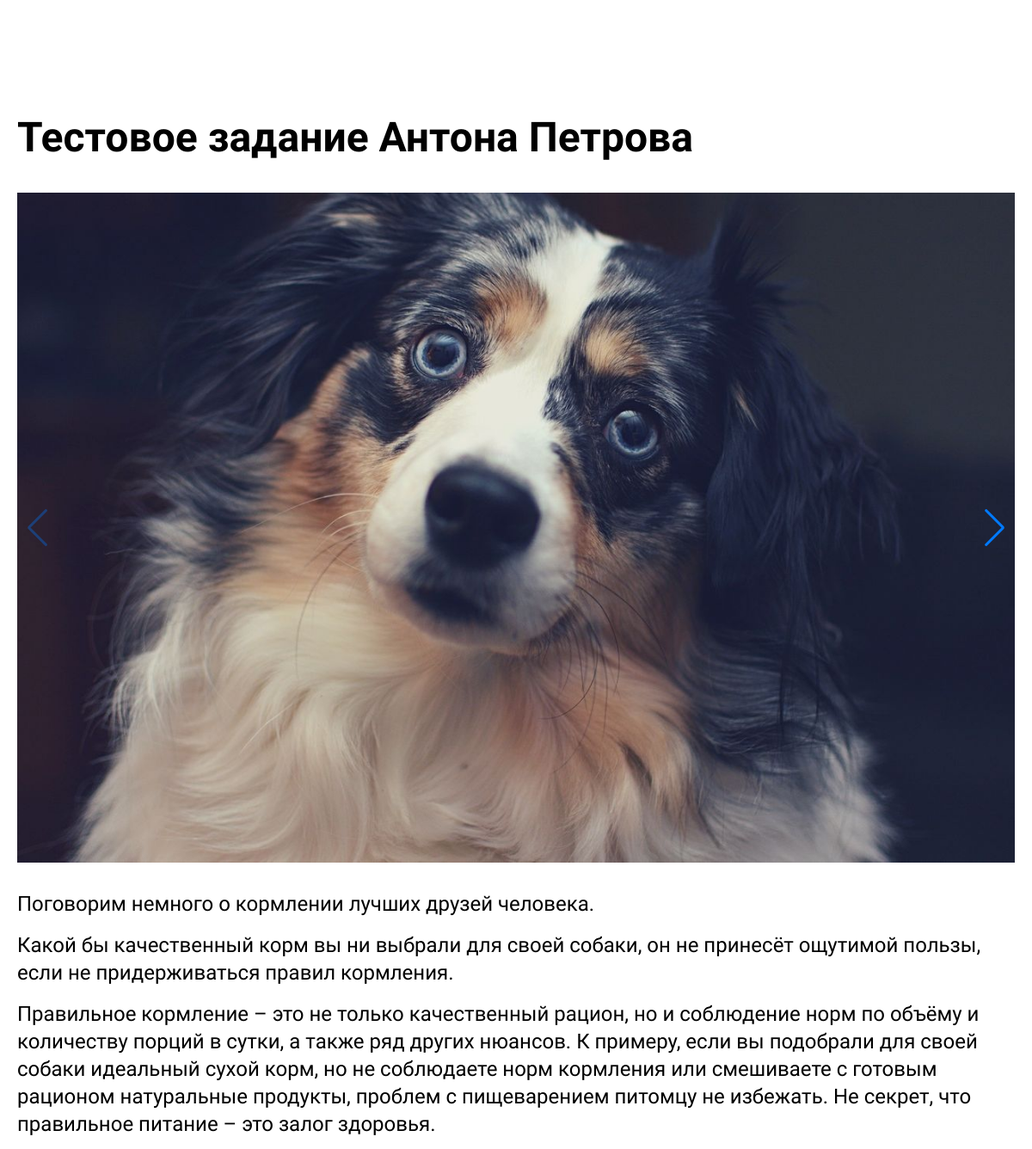
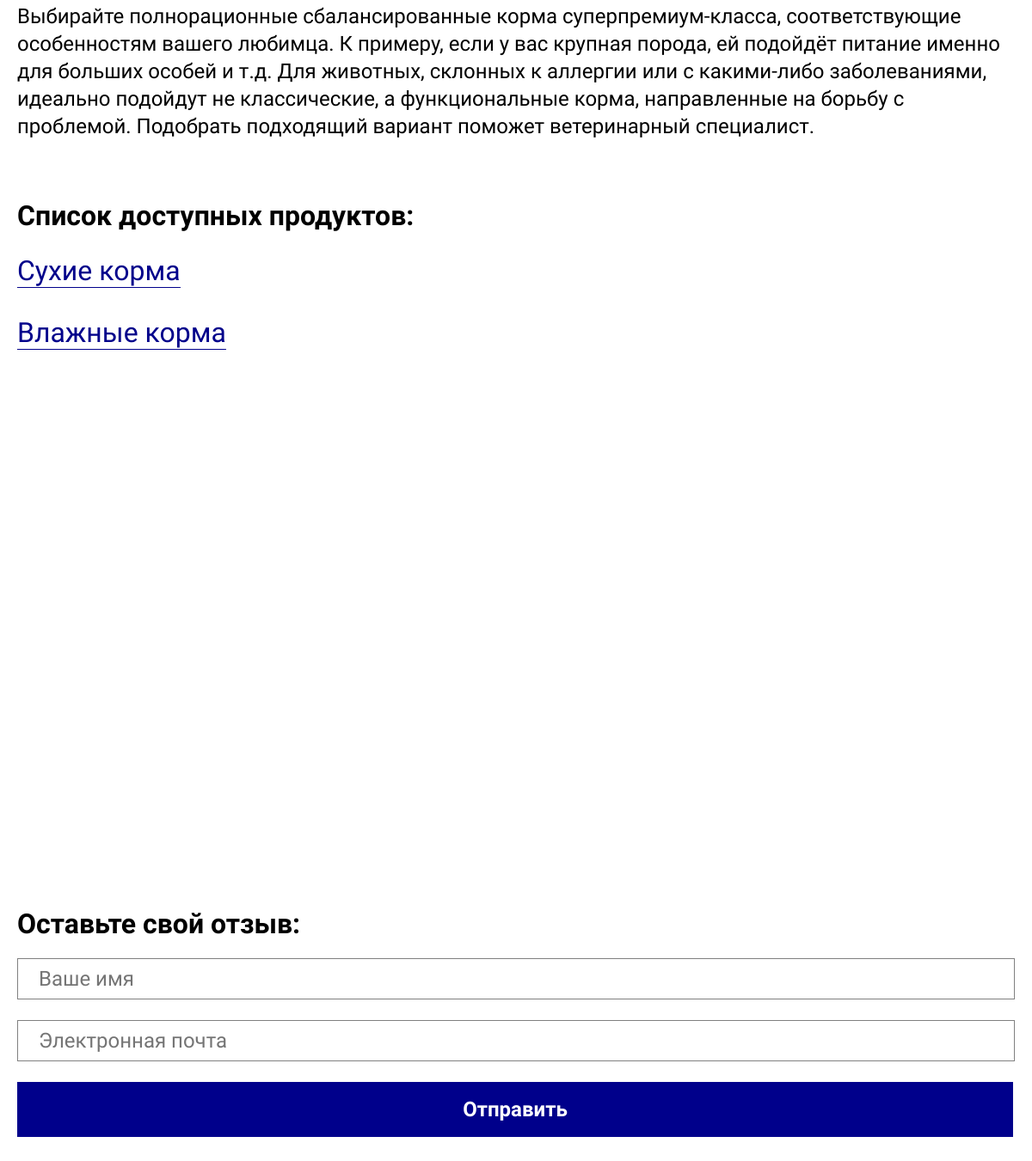
The page / on the database its author committed (2 pictures, top to bottom).
### working_app/models.py (models this page shows, shortened)
class HomePage(models.Model):
    title = models.CharField(
        'Заголовок', max_length=255, help_text='Обязательное поле'
    )
    keywords = models.CharField(
        'Ключевые слова', max_length=255, blank=True
    )
    description = models.TextField(
        'Описание', blank=True
    )
    slide_photo_heading_text = models.CharField(
        'Заголовок над слайдером', max_length=255, blank=True
    )
    slide_photo_bottom_text = models.TextField(
        'Текст под слайдером', blank=True
    )
    product_heading_text = models.CharField(
        'Заголовок продуктов', max_length=255, blank=True
    )
    map_latitude = models.DecimalField(
        'Широта', max_digits=5, decimal_places=2
    )
    map_longitude = models.DecimalField(
        'Долгота', max_digits=5, decimal_places=2
    )
    feedback_form_title = models.CharField(
        'Заголовок формы фидбека', max_length=255, blank=True
    )
    class Meta:
        verbose_name = "данные"
        verbose_name_plural = "Главная страница"

class HomePageImage(models.Model):
    homepage = models.ForeignKey(
        HomePage, on_delete=models.CASCADE, blank=True, verbose_name='Картинка для слайдера',
        related_name='homepage_image'
    )
    image = ResizedImageField(
        'Фото для слайдера', size=[1280, 860], crop=['middle', 'center'],
        quality=80,
        upload_to='images/', validators=[FileExtensionValidator(['jpg', 'jpeg'])],
        help_text='Допускаются только изображения в формате .jpg, .jpeg'
    )
    @cached_property  # иначе картинка при изменении будет отображаться старая
    def display_image(self):
        return format_html('<img src="{img}" width="300">', img=self.image.url)
    display_image.short_description = 'Предпросмотр изображения'
    class Meta:
        verbose_name = "слайд"
        verbose_name_plural = "слайды"

class Product(models.Model):
    title = models.CharField(
        'Заголовок', max_length=255, help_text='Обязательное поле'
    )
    keywords = models.CharField(
        'Ключевые слова', max_length=255, blank=True
    )
    description = models.TextField(
        'Описание', blank=True
    )
    name = models.CharField(
        'Название продукта', max_length=255, help_text='Обязательное поле'
    )
    date_pub = models.DateTimeField(
        auto_now_add=True
    )
    slug = models.SlugField(
        'URL', max_length=255, unique=True, null=True
    )
    image = ResizedImageField(
        'Фото продукта', size=[1280, 860], crop=['middle', 'center'],
        quality=80,
        upload_to='images/', validators=[FileExtensionValidator(['jpg', 'jpeg'])],
        help_text='Допускаются только изображения в формате .jpg, .jpeg',
        blank=True, null=True
    )
    heading1 = models.CharField(
        'Заголовок продукта 1', max_length=255,
        blank=True
    )
    heading2 = models.CharField(
        'Заголовок продукта 2', max_length=255,
        blank=True
    )
    heading3 = models.CharField(
        'Заголовок продукта 3', max_length=255,
        blank=True
    )
    text1 = models.TextField(
        'Содержание пункта 1', blank=True
    )
    text2 = models.TextField(
        'Содержание пункта 2', blank=True
    )
    text3 = models.TextField(
        'Содержание пункта 3', blank=True
    )
    @cached_property  # иначе картинка при изменении будет отображаться старая
    def display_image(self):
        return format_html('<img src="{img}" width="300">', img=self.image.url)
    display_image.short_description = 'Предпросмотр изображения'
    class Meta:
        verbose_name = "продукт"
        verbose_name_plural = "продукты"
        ordering = ['-date_pub']

### working_app/views.py (the view, shortened to what this page needs)
# urls.py: path('', index, name='index_url'),
def index(request):
    homepage = HomePage.objects.first()
    products = Product.objects.all()
    form = FeedbackForm()
    context = {
        'homepage': homepage,
        'products': products,
        'form': form,
    }
    '''Форма отправки email сообщения'''
    return render(request, 'index.html', context=context)

### working_app/forms.py
class FeedbackForm(forms.Form):
    name = forms.CharField(max_length=100, widget=forms.TextInput(attrs={'type': 'text', 'placeholder': 'Ваше имя', 'class': 'text-box', 'id': 'name', 'onfocus': 'blurEvent(this)', 'onkeyup': 'onChangeEvent(this)'}))
    email = forms.EmailField(max_length=250, widget=forms.TextInput(attrs={'type': 'text', 'placeholder': 'Электронная почта', 'class': 'text-box', 'id': 'email', 'onfocus': 'blurEvent(this)', 'onkeyup': 'onChangeEvent(this)'}))

### working_app/templatetags/homepage_tags.py (called while the page is built)
def comma_replacer(value):
    return value

### templates/index.html (shortened to what this page needs)
{% load static homepage_tags %}
<!DOCTYPE html>
<html lang="ru">
<head>
	<link rel="stylesheet" href="{% static 'working_app/assets/css/swiper-bundle.min.css' %}">
	<link rel="stylesheet" href="{% static 'working_app/assets/css/style.css' %}">
</head>
<body>
    <div class="wrapper">
        <div class="content">
            <h1>{{ homepage.slide_photo_heading_text }}</h1>
            <div class="swiper-container">
                <div class="swiper-wrapper">
                    {% if homepage.homepage_image %}
                    {% for img in homepage.homepage_image.all %}
                        <div class="swiper-slide"><img src="{{ img.image.url }}" alt=""></div>
                    {% endfor %}
                    {% endif %}
                </div>
                <div class="swiper-button-next"></div>
            </div>
            <div class="intro-text">
                {{ homepage.slide_photo_bottom_text|linebreaks }}
            </div>
            <div class="products-list">
                <h2>{{ homepage.product_heading_text }}</h2>
                <ul>
                    {% if products %}
                    {% for product in products %}
                    <li><a href="{% url 'product_detail_url' product.slug %}">{{ product.name }}</a></li>
                    {% endfor %}
                    {% endif %}
                </ul>
            </div>
            <div id="map" data-latitude="{{ homepage.map_latitude|comma_replacer }}" data-longitude="{{ homepage.map_longitude|comma_replacer }}"></div>
            <h2>{{ homepage.feedback_form_title }}</h2>
            <form id="form" method="POST">
                {{ form.name }}
                {{ form.email }}
                <input type="submit" value="Отправить" class="button" onclick="event.preventDefault();onSubmitEvent()">
            </form>
        </div>
    </div>
</body>
</html>

### working_app/static/working_app/assets/css/style.css (style rules this page uses)
* { margin:0;padding:0;line-height:0;outline:0;border:0 }
body,html,input { font-family:Piazzolla,serif;font-weight:400 }
.wrapper { max-width:1280px;margin:128px auto }
.content { padding:0 20px }
h1 { font-size:48px;line-height:64px;font-weight:900;margin-bottom:32px }
.swiper-container { width:100% }
.swiper-container img { width:100%;height:auto }
.intro-text { margin:32px 0 64px 0 }
p { font-size:24px;line-height:32px;margin-bottom:16px }
h2 { font-size:32px;line-height:48px;font-weight:900;margin-bottom:16px }
.products-list { margin-bottom:80px }
.products-list ul li { list-style:none;font-size:32px;line-height:48px;margin-bottom:24px }
.products-list ul li a { color:#00008b;text-decoration:none;border-bottom:1px solid #00008b }
#map { width:100%;height:480px;margin-bottom:80px }
.text-box { border:1px solid gray;font-size:24px;line-height:48px;height:46px;padding:0 24px;width:calc(100% - 2px - 48px);margin-bottom:24px }
.button { color:#fff;background:#00008b;border:0;font-size:24px;line-height:64px;font-weight:900;height:64px;width:calc(100% - 2px);cursor:pointer }

### rows shown on the page
HomePage: slide_photo_heading_text "Тестовое задание Антона Петрова", slide_photo_bottom_text "Поговорим немного о кормлении лучших друзей человека. Какой бы качественный корм вы ни выбрали для своей собаки, он не принесёт ощутимой пользы, если не придерживаться правил кормления. Правильное кормление – это не только качественный рацион, но и соблюдение норм по объёму и количеству порций в сутки, а также ряд других нюансов. К примеру, если вы подобрали для своей собаки идеальный сухой корм, но не соблюдаете норм кормления или смешиваете с готовым рационом натуральные продукты, проблем с пищеварением питомцу не избежать. Не секрет, что правильное питание – это залог здоровья. Выбирайте полнорационные сбалансированные корма суперпремиум-класса, соответствующие особенностям вашего…", product_heading_text "Список доступных продуктов:", feedback_form_title "Оставьте свой отзыв:"
HomePageImage: image (picture)
Product: name "Сухие корма"
Product: name "Влажные корма"
